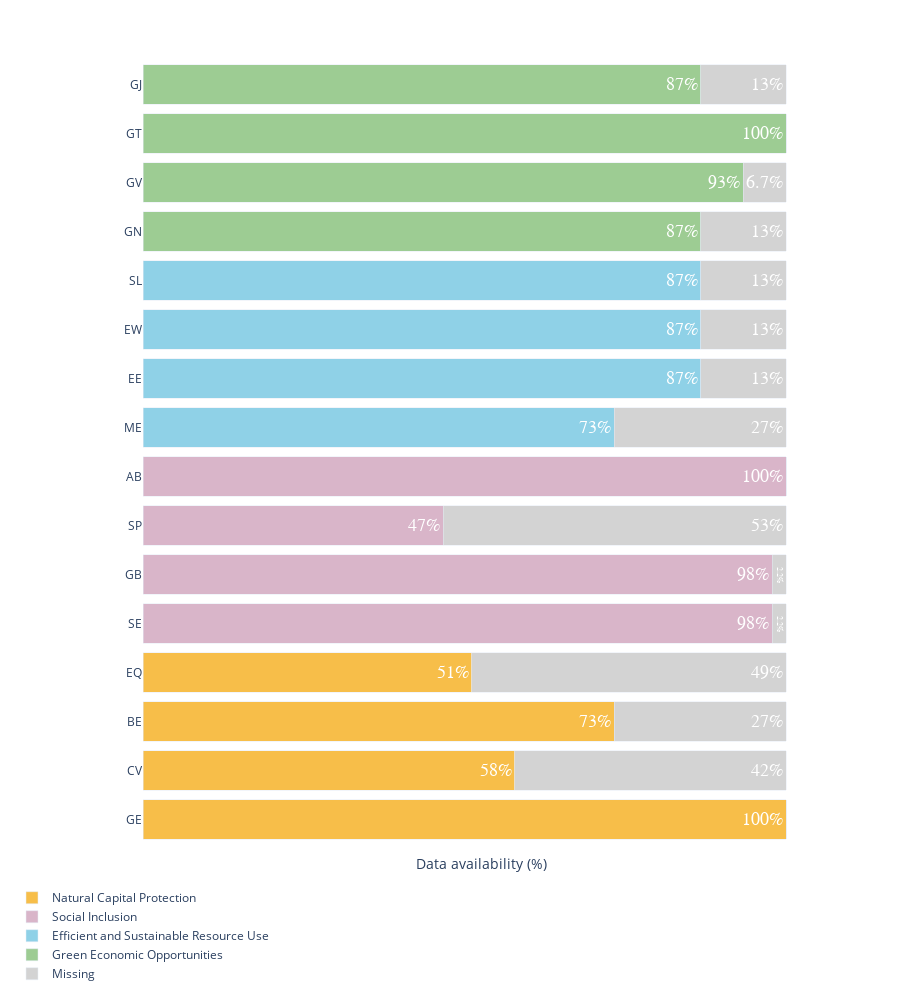

Write notebook code for a chart like this one.
### Code cell
missing_bar_plot('FRA')

### Figure 1 — Plotly figure (JSON) as saved in the notebook; plotly's stock layout.template omitted (floating-point values rounded to 4 significant figures)
{"data": [{"alignmentgroup": "True", "customdata": [["Natural Capital Protection"], ["Natural Capital Protection"], ["Natural Capital Protection"], ["Natural Capital Protection"]], "hovertemplate": "<extra></extra>", "legendgroup": "Natural Capital Protection", "marker": {"color": "#f7be49"}, "name": "Natural Capital Protection", "offsetgroup": "Natural Capital Protection", "orientation": "h", "showlegend": true, "text": [100, 57.8, 73.3, 51.1], "textfont": {"color": "white", "family": "sans serif", "size": 18}, "textposition": "inside", "texttemplate": "%{text:.2s}%", "type": "bar", "x": [100, 57.8, 73.3, 51.1], "xaxis": "x", "y": ["GE", "CV", "BE", "EQ"], "yaxis": "y"}, {"alignmentgroup": "True", "customdata": [["Social Inclusion"], ["Social Inclusion"], ["Social Inclusion"], ["Social Inclusion"]], "hovertemplate": "<extra></extra>", "legendgroup": "Social Inclusion", "marker": {"color": "#d9b5c9"}, "name": "Social Inclusion", "offsetgroup": "Social Inclusion", "orientation": "h", "showlegend": true, "text": [97.8, 97.8, 46.7, 100], "textfont": {"color": "white", "family": "sans serif", "size": 18}, "textposition": "inside", "texttemplate": "%{text:.2s}%", "type": "bar", "x": [97.8, 97.8, 46.7, 100], "xaxis": "x", "y": ["SE", "GB", "SP", "AB"], "yaxis": "y"}, {"alignmentgroup": "True", "customdata": [["Efficient and Sustainable Resource Use"], ["Efficient and Sustainable Resource Use"], ["Efficient and Sustainable Resource Use"], ["Efficient and Sustainable Resource Use"]], "hovertemplate": "<extra></extra>", "legendgroup": "Efficient and Sustainable Resource Use", "marker": {"color": "#8fd1e7"}, "name": "Efficient and Sustainable Resource Use", "offsetgroup": "Efficient and Sustainable Resource Use", "orientation": "h", "showlegend": true, "text": [73.3, 86.7, 86.7, 86.7], "textfont": {"color": "white", "family": "sans serif", "size": 18}, "textposition": "inside", "texttemplate": "%{text:.2s}%", "type": "bar", "x": [73.3, 86.7, 86.7, 86.7], "xaxis": "x", "y": ["ME", "EE", "EW", "SL"], "yaxis": "y"}, {"alignmentgroup": "True", "customdata": [["Green Economic Opportunities"], ["Green Economic Opportunities"], ["Green Economic Opportunities"], ["Green Economic Opportunities"]], "hovertemplate": "<extra></extra>", "legendgroup": "Green Economic Opportunities", "marker": {"color": "#9dcc93"}, "name": "Green Economic Opportunities", "offsetgroup": "Green Economic Opportunities", "orientation": "h", "showlegend": true, "text": [86.7, 93.3, 100, 86.7], "textfont": {"color": "white", "family": "sans serif", "size": 18}, "textposition": "inside", "texttemplate": "%{text:.2s}%", "type": "bar", "x": [86.7, 93.3, 100, 86.7], "xaxis": "x", "y": ["GN", "GV", "GT", "GJ"], "yaxis": "y"}, {"alignmentgroup": "True", "customdata": [["Missing"], ["Missing"], ["Missing"], ["Missing"], ["Missing"], ["Missing"], ["Missing"], ["Missing"], ["Missing"], ["Missing"], ["Missing"], ["Missing"], ["Missing"], ["Missing"], ["Missing"], ["Missing"]], "hovertemplate": "<extra></extra>", "legendgroup": "Missing", "marker": {"color": "#D3D3D3"}, "name": "Missing", "offsetgroup": "Missing", "orientation": "h", "showlegend": true, "text": [0, 2.2, 26.7, 2.2, 13.3, 42.2, 13.3, 26.7, 48.9, 53.3, 6.7, 0, 0, 13.3, 13.3, 13.3], "textfont": {"color": "white", "family": "sans serif", "size": 18}, "textposition": "inside", "texttemplate": "%{text:.2s}%", "type": "bar", "x": [0, 2.2, 26.7, 2.2, 13.3, 42.2, 13.3, 26.7, 48.9, 53.3, 6.7, 0, 0, 13.3, 13.3, 13.3], "xaxis": "x", "y": ["GE", "SE", "ME", "GB", "GN", "CV", "EE", "BE", "EQ", "SP", "GV", "AB", "GT", "EW", "SL", "GJ"], "yaxis": "y"}], "layout": {"barmode": "stack", "height": 1000, "legend": {"title": {"text": ""}, "tracegroupgap": 0, "x": 0, "xanchor": "center", "y": -0.05, "yanchor": "top"}, "margin": {"t": 60}, "plot_bgcolor": "rgba(0, 0, 0, 0)", "xaxis": {"anchor": "y", "domain": [0, 1], "showticklabels": false, "title": {"text": "Data availability (%)"}}, "yaxis": {"anchor": "x", "domain": [0, 1], "title": {"text": ""}}}}
